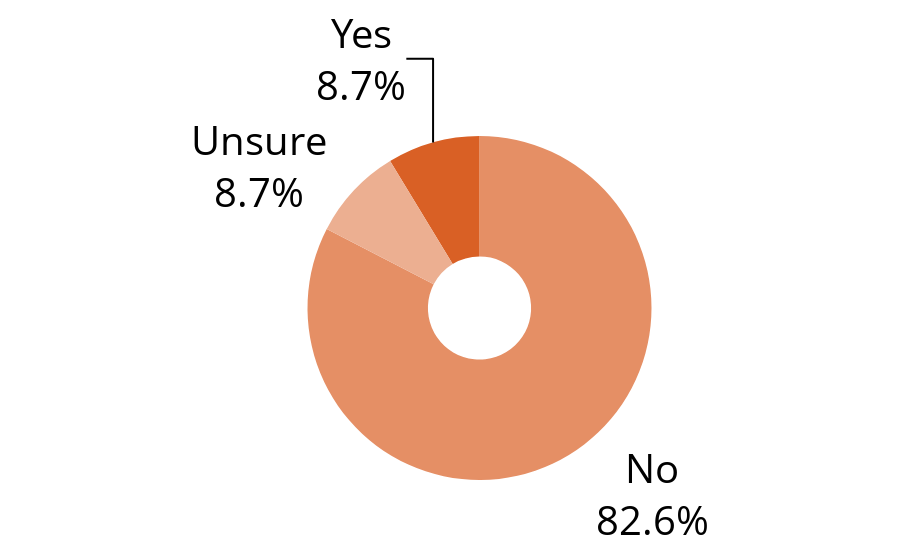

The notebook cell this image was saved under:
### Markdown cell above
# Slide 7 - Do you regret drugs or alcohol?

### Code cell
labels = ['Yes', 'No', 'Unsure']
values = [8.70, 82.61, 8.70]
colors = ['rgb(217,96,37)', 'rgb(229,143,101)', 'rgb(236,175,145)']
fig = go.Figure(data=[go.Pie(labels=labels, values=values, textinfo='label+percent', textfont_size=40,
                             insidetextorientation='radial', marker_colors=colors, textfont_color='#000000', hole=.3
                            )])
fig.update(layout_showlegend=False)
iplot(fig)
fig.write_image("presentationImages/SOCIAL_S7_DrinkingRegret_MonoColors.png", width=800, height=800)

### Figure 1 — Plotly figure (JSON) as saved in the notebook; plotly's stock layout.template omitted (floating-point values rounded to 4 significant figures)
{"data": [{"hole": 0.3, "insidetextorientation": "radial", "labels": ["Yes", "No", "Unsure"], "marker": {"colors": ["rgb(217,96,37)", "rgb(229,143,101)", "rgb(236,175,145)"]}, "textfont": {"color": "#000000", "size": 40}, "textinfo": "label+percent", "type": "pie", "values": [8.7, 82.61, 8.7]}], "layout": {"showlegend": false}}
